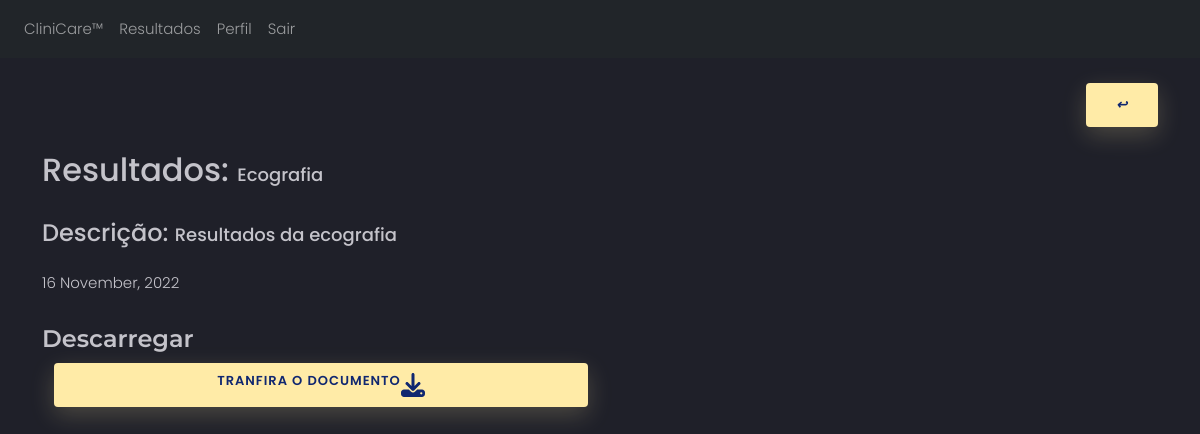
Page /publication/1 (signed in) on the committed database.
### website/models.py (models this page shows, shortened)
class Publication(db.Model):
    id = db.Column(db.Integer, primary_key=True)
    title = db.Column(db.String(30))
    description = db.Column(db.String(200))
    date=db.Column(db.DateTime(datetime.utcnow))
    replies = db.relationship('Reply', backref='publication', lazy='dynamic')

### website/views.py (the view, shortened to what this page needs)
@views.route('/publication/<publication_id>', methods=['GET', 'POST'])
@login_required
def publication(publication_id):
    form = NewReply()
    pub = Publication.query.get(int(publication_id))
    replies = Reply.query.filter_by(publication_id=publication_id).all()
    return render_template('publication.html', publication=pub, form=form, replies=replies, user=current_user)

### website/__init__.py (called while the page is built)
def create_app():
    app= Flask(__name__)
    app.config['SECRET_KEY'] = 'QWErty310'
    app.config['SQLALCHEMY_DATABASE_URI'] = f'sqlite:///{DB_NAME}'
    app.config['MAIL_SERVER']='smtp.gmail.com'
    app.config['MAIL_PORT'] = 587
    app.config['MAIL_USE_TLS']= True
    app.config['MAIL_USERNAME'] = 'ehealthcareproj1@gmail.com'
    app.config['MAIL_PASSWORD'] = 'liklmplocrwtcfpb'
    mail=Mail(app)
    db.init_app(app)
    from .views import views
    from .auth import auth
    app.register_blueprint(views, url_prefix='/')
    app.register_blueprint(auth, url_prefix='/')
    from .models import User
    login_manager=LoginManager()
    login_manager.login_view='auth.login'
    login_manager.init_app(app)
    @login_manager.user_loader
    def load_user(id):
        return User.query.get(int(id))
    with app.app_context():
        db.create_all()
    return app

### website/templates/publication.html (shortened to what this page needs)
{% extends "primary.html" %} {% block title %}Post{% endblock %}
{% block content %}
<head>
    <link href="{{url_for('static', filename = 'css/sb-admin-2.css')}}" rel="stylesheet">
    <link href="{{url_for('static', filename = 'css/styles.css')}}" rel="stylesheet" />
    <link href="{{url_for('static', filename = 'css/style2.css')}}" rel="stylesheet" />
</head>
<br />
<p align="right">
    <a href="{{ url_for('views.home') }}" class="btn btn-primary">
        <i class="glyphicon glyphicon-arrow-left"><span>&#8617;</span></i>
    </a>
</p>
<div class="row pad">
    <div class="col-lg-12">
        <div class="panel panel-primary">
            <div class="panel-body">
                <div class="row">
                    <div class="col-lg-12">
                        <p class="big"><font size="+3">Resultados: </font><font size="+1">{{ publication.title }}</font></p>
                    </div>
                    <div class="col-lg-12">
                        <p class="big"><font size="+2">Descrição: </font><font size="+1">{{ publication.description }}</font></p>
                    </div>
                    <div class="col-lg-12">
                        {{ publication.date.strftime('%d %B, %Y') }}&nbsp;
                    </div>
                </div>
            </div>
        </div>
    </div>
</div>
<br />
<h3 class=""><font size="+2">Descarregar</font></h3>
<div class="col-sm-6">
    <a class="btn btn-primary btn-user btn-block" id="button_">
        <label for="myFileInput">Tranfira o documento</label>
        <i class="fa fa-download" style="font-size:24px"></i>
    </a>
</div>
{% endblock %}

### website/static/css/style2.css (style rules this page uses)
body { font-family: 'Poppins', sans-serif; font-weight: 300; font-size: 15px; line-height: 1.7; color: #c4c3ca; background-color: #1f2029; overflow-x: hidden; }
a { cursor: pointer; transition: all 200ms linear; }
p { font-weight: 500; font-size: 14px; line-height: 1.7; }
.btn { border-radius: 4px; height: 44px; font-size: 13px; font-weight: 600; text-transform: uppercase; -webkit-transition : all 200ms linear; transition: all 200ms linear; padding: 0 30px; letter-spacing: 1px; display: -webkit-inline-flex; display: -ms-inline-flexbox; display: inline-flex; -webkit-align-items: center; -moz-align-items: center; -ms-align-items: center; align-items: center; -webkit-justify-content: center; -moz-justify-content: center; -ms-justify-content: center; justify-content: center; -ms-flex-pack: center; text-align: center; border: none; background-color: #ffeba7; color: #102770; box-shadow: 0 8px 24px 0 rgba(255,235,167,.2); }

### rows in the picture
Publication: title "Ecografia", description "Resultados da ecografia", date "16 November, 2022"
